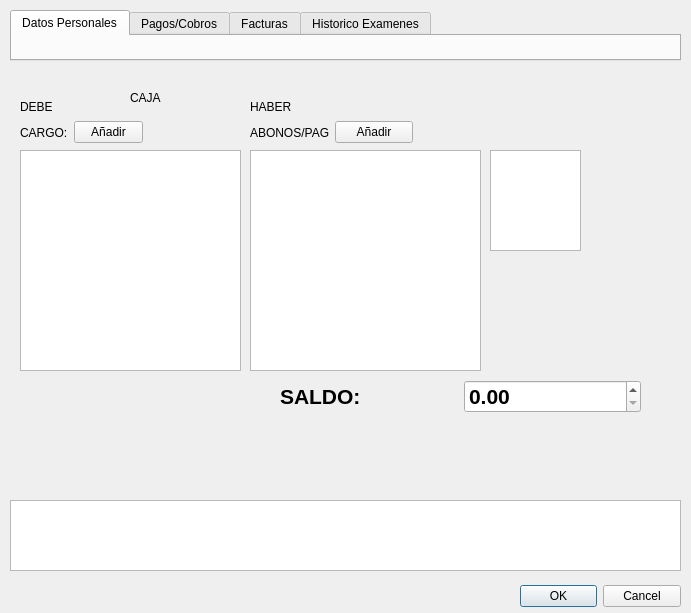
<?xml version="1.0" encoding="UTF-8"?>
<ui version="4.0">
 <class>Dialog</class>
 <widget class="QDialog" name="Dialog">
  <property name="geometry">
   <rect>
    <x>0</x>
    <y>0</y>
    <width>691</width>
    <height>613</height>
   </rect>
  </property>
  <property name="windowTitle">
   <string>Dialog</string>
  </property>
  <widget class="QDialogButtonBox" name="buttonBox">
   <property name="geometry">
    <rect>
     <x>520</x>
     <y>580</y>
     <width>161</width>
     <height>32</height>
    </rect>
   </property>
   <property name="orientation">
    <enum>Qt::Horizontal</enum>
   </property>
   <property name="standardButtons">
    <set>QDialogButtonBox::Cancel|QDialogButtonBox::Ok</set>
   </property>
  </widget>
  <widget class="QPlainTextEdit" name="plainTextEdit">
   <property name="geometry">
    <rect>
     <x>10</x>
     <y>500</y>
     <width>671</width>
     <height>71</height>
    </rect>
   </property>
  </widget>
  <widget class="QTabWidget" name="tabWidget">
   <property name="geometry">
    <rect>
     <x>10</x>
     <y>10</y>
     <width>671</width>
     <height>51</height>
    </rect>
   </property>
   <property name="currentIndex">
    <number>0</number>
   </property>
   <widget class="QWidget" name="tab">
    <attribute name="title">
     <string>Datos Personales</string>
    </attribute>
    <widget class="QPushButton" name="pushButton">
     <property name="geometry">
      <rect>
       <x>580</x>
       <y>330</y>
       <width>75</width>
       <height>23</height>
      </rect>
     </property>
     <property name="text">
      <string>PushButton</string>
     </property>
    </widget>
   </widget>
   <widget class="QWidget" name="tab_2">
    <attribute name="title">
     <string>Pagos/Cobros</string>
    </attribute>
    <widget class="QPushButton" name="pushButton_2">
     <property name="geometry">
      <rect>
       <x>570</x>
       <y>20</y>
       <width>75</width>
       <height>23</height>
      </rect>
     </property>
     <property name="text">
      <string>PushButton</string>
     </property>
    </widget>
   </widget>
   <widget class="QWidget" name="tab_3">
    <attribute name="title">
     <string>Facturas</string>
    </attribute>
   </widget>
   <widget class="QWidget" name="tab_4">
    <attribute name="title">
     <string>Historico Examenes</string>
    </attribute>
   </widget>
  </widget>
  <widget class="QLabel" name="label_3">
   <property name="geometry">
    <rect>
     <x>130</x>
     <y>90</y>
     <width>81</width>
     <height>16</height>
    </rect>
   </property>
   <property name="text">
    <string>CAJA</string>
   </property>
  </widget>
  <widget class="QListView" name="listView">
   <property name="geometry">
    <rect>
     <x>20</x>
     <y>150</y>
     <width>221</width>
     <height>221</height>
    </rect>
   </property>
  </widget>
  <widget class="QListView" name="listView_2">
   <property name="geometry">
    <rect>
     <x>250</x>
     <y>150</y>
     <width>231</width>
     <height>221</height>
    </rect>
   </property>
  </widget>
  <widget class="QLabel" name="label_4">
   <property name="geometry">
    <rect>
     <x>20</x>
     <y>100</y>
     <width>47</width>
     <height>13</height>
    </rect>
   </property>
   <property name="text">
    <string>DEBE</string>
   </property>
  </widget>
  <widget class="QLabel" name="label_5">
   <property name="geometry">
    <rect>
     <x>250</x>
     <y>100</y>
     <width>47</width>
     <height>13</height>
    </rect>
   </property>
   <property name="text">
    <string>HABER</string>
   </property>
  </widget>
  <widget class="QTableView" name="tableView">
   <property name="geometry">
    <rect>
     <x>490</x>
     <y>150</y>
     <width>91</width>
     <height>101</height>
    </rect>
   </property>
  </widget>
  <widget class="QWidget" name="">
   <property name="geometry">
    <rect>
     <x>20</x>
     <y>120</y>
     <width>123</width>
     <height>25</height>
    </rect>
   </property>
   <layout class="QHBoxLayout" name="horizontalLayout">
    <item>
     <widget class="QLabel" name="label">
      <property name="text">
       <string>CARGO:</string>
      </property>
     </widget>
    </item>
    <item>
     <widget class="QPushButton" name="pushButton_3">
      <property name="text">
       <string>Añadir</string>
      </property>
     </widget>
    </item>
   </layout>
  </widget>
  <widget class="QWidget" name="">
   <property name="geometry">
    <rect>
     <x>250</x>
     <y>120</y>
     <width>163</width>
     <height>25</height>
    </rect>
   </property>
   <layout class="QHBoxLayout" name="horizontalLayout_2">
    <item>
     <widget class="QLabel" name="label_2">
      <property name="text">
       <string>ABONOS/PAGOS</string>
      </property>
     </widget>
    </item>
    <item>
     <widget class="QPushButton" name="pushButton_4">
      <property name="text">
       <string>Añadir</string>
      </property>
     </widget>
    </item>
   </layout>
  </widget>
  <widget class="QWidget" name="">
   <property name="geometry">
    <rect>
     <x>280</x>
     <y>380</y>
     <width>361</width>
     <height>33</height>
    </rect>
   </property>
   <layout class="QHBoxLayout" name="horizontalLayout_3">
    <item>
     <widget class="QLabel" name="label_6">
      <property name="font">
       <font>
        <pointsize>16</pointsize>
        <weight>75</weight>
        <bold>true</bold>
       </font>
      </property>
      <property name="text">
       <string>SALDO:</string>
      </property>
     </widget>
    </item>
    <item>
     <widget class="QDoubleSpinBox" name="doubleSpinBox">
      <property name="font">
       <font>
        <pointsize>16</pointsize>
        <weight>75</weight>
        <bold>true</bold>
       </font>
      </property>
     </widget>
    </item>
   </layout>
  </widget>
 </widget>
 <resources/>
 <connections>
  <connection>
   <sender>buttonBox</sender>
   <signal>accepted()</signal>
   <receiver>Dialog</receiver>
   <slot>accept()</slot>
   <hints>
    <hint type="sourcelabel">
     <x>248</x>
     <y>254</y>
    </hint>
    <hint type="destinationlabel">
     <x>157</x>
     <y>274</y>
    </hint>
   </hints>
  </connection>
  <connection>
   <sender>buttonBox</sender>
   <signal>rejected()</signal>
   <receiver>Dialog</receiver>
   <slot>reject()</slot>
   <hints>
    <hint type="sourcelabel">
     <x>316</x>
     <y>260</y>
    </hint>
    <hint type="destinationlabel">
     <x>286</x>
     <y>274</y>
    </hint>
   </hints>
  </connection>
 </connections>
</ui>
